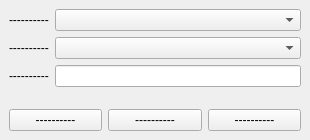
<?xml version="1.0" encoding="UTF-8"?>
<ui version="4.0">
 <class>MainWindow</class>
 <widget class="QMainWindow" name="MainWindow">
  <property name="geometry">
   <rect>
    <x>0</x>
    <y>0</y>
    <width>310</width>
    <height>140</height>
   </rect>
  </property>
  <property name="sizePolicy">
   <sizepolicy hsizetype="Fixed" vsizetype="Preferred">
    <horstretch>0</horstretch>
    <verstretch>0</verstretch>
   </sizepolicy>
  </property>
  <property name="windowTitle">
   <string>MainWindow</string>
  </property>
  <widget class="QWidget" name="centralwidget">
   <layout class="QVBoxLayout" name="verticalLayout">
    <item>
     <layout class="QFormLayout" name="formLayout">
      <item row="0" column="0">
       <widget class="QLabel" name="country_lbl">
        <property name="text">
         <string>----------</string>
        </property>
       </widget>
      </item>
      <item row="2" column="0">
       <widget class="QLabel" name="name_lbl">
        <property name="text">
         <string>----------</string>
        </property>
       </widget>
      </item>
      <item row="0" column="1">
       <widget class="QComboBox" name="country_cbx"/>
      </item>
      <item row="2" column="1">
       <widget class="QLineEdit" name="name_edit"/>
      </item>
      <item row="1" column="0">
       <widget class="QLabel" name="city_lbl">
        <property name="text">
         <string>----------</string>
        </property>
       </widget>
      </item>
      <item row="1" column="1">
       <widget class="QComboBox" name="city_cbx"/>
      </item>
     </layout>
    </item>
    <item>
     <layout class="QHBoxLayout" name="horizontalLayout_2">
      <item>
       <widget class="QPushButton" name="new_btn">
        <property name="text">
         <string>----------</string>
        </property>
       </widget>
      </item>
      <item>
       <widget class="QPushButton" name="save_btn">
        <property name="text">
         <string>----------</string>
        </property>
       </widget>
      </item>
      <item>
       <widget class="QPushButton" name="delete_btn">
        <property name="text">
         <string>----------</string>
        </property>
       </widget>
      </item>
     </layout>
    </item>
   </layout>
  </widget>
 </widget>
 <resources/>
 <connections/>
</ui>
